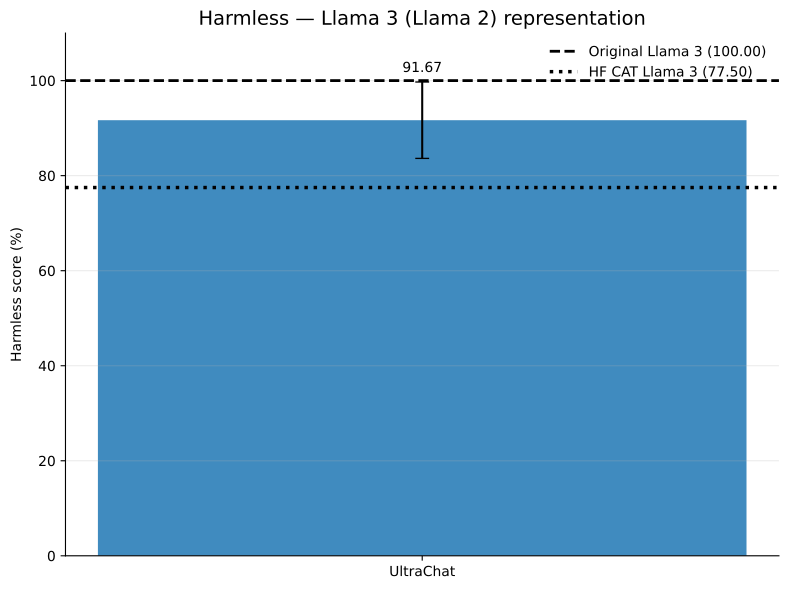

This figure's Python source:
import numpy as np
import matplotlib.pyplot as plt

from pathlib import Path
from matplotlib.backends.backend_pdf import PdfPages


# ============================================================
# Configuration
# ============================================================

MODEL_NAME = "Llama 3 (Llama 2)"
METRIC_NAME = "Harmless"

COLOR = "C0"


# ============================================================
# Representation
# ============================================================

github = (91.67, 8.04)

references = {
    "Original Llama 3": 100.00,
    "HuggingFace CAT Llama 3": 77.50,
}


# ============================================================
# Relative learning-rate representation
#
# All 8 epsilon values are now available.
# ============================================================

eps = np.array([
    0.05,
    0.075,
    0.10,
    0.150,
    0.20,
    0.300,
    0.40,
    0.600,
])

relative = {
    "y": [
        95.83,
        90.83,
        76.67,
        45.83,
        49.17,
        7.50,
        2.50,
        1.67,
    ],
    "err": [
        1.44,
        7.22,
        7.64,
        26.96,
        20.05,
        12.99,
        4.33,
        2.89,
    ],
}


# ============================================================
# Common styling
# ============================================================

def style_axis(ax, title):
    ax.set_title(
        title,
        fontsize=14,
    )

    ax.set_ylabel(
        f"{METRIC_NAME} score (%)"
    )

    ax.set_ylim(
        0,
        110,
    )

    ax.grid(
        axis="y",
        alpha=0.25,
    )

    ax.spines["top"].set_visible(False)
    ax.spines["right"].set_visible(False)


# ============================================================
# Representation bar chart
# ============================================================

def plot_representation():
    fig, ax = plt.subplots(figsize=(8, 6))

    value, error = github

    original = references["Original Llama 3"]
    hf = references["HuggingFace CAT Llama 3"]

    # --------------------------------------------------------
    # GitHub Llama 3 bar
    # --------------------------------------------------------

    bar = ax.bar(
        [0],
        [value],
        yerr=[error],
        capsize=5,
        width=0.55,
        color=COLOR,
        alpha=0.85,
    )[0]

    # --------------------------------------------------------
    # Reference lines
    # --------------------------------------------------------

    ax.axhline(
        original,
        color="black",
        linestyle="--",
        linewidth=2,
        label=f"Original Llama 3 ({original:.2f})",
    )

    ax.axhline(
        hf,
        color="black",
        linestyle=":",
        linewidth=2.5,
        label=f"HF CAT Llama 3 ({hf:.2f})",
    )

    # --------------------------------------------------------
    # Numerical value
    # --------------------------------------------------------

    ax.text(
        bar.get_x() + bar.get_width() / 2,
        value + error + 1.5,
        f"{value:.2f}",
        ha="center",
        va="bottom",
        fontsize=10,
    )

    # --------------------------------------------------------
    # X axis
    # --------------------------------------------------------

    ax.set_xticks([0])

    ax.set_xticklabels([
        "UltraChat"
    ])

    # --------------------------------------------------------
    # Styling
    # --------------------------------------------------------

    style_axis(
        ax,
        f"{METRIC_NAME} — {MODEL_NAME} representation",
    )

    ax.legend(
        frameon=False,
        loc="best",
    )

    fig.tight_layout()

    return fig


# ============================================================
# Relative learning-rate plot
# ============================================================

def plot_relative_lr():
    fig, ax = plt.subplots(figsize=(10, 6))

    y = np.array(
        relative["y"],
        dtype=float,
    )

    err = np.array(
        relative["err"],
        dtype=float,
    )

    # --------------------------------------------------------
    # Line + markers
    # --------------------------------------------------------

    ax.plot(
        eps,
        y,
        marker="o",
        markersize=7,
        linewidth=2,
        color=COLOR,
        label="UltraChat",
    )

    # --------------------------------------------------------
    # Error bars
    # --------------------------------------------------------

    ax.errorbar(
        eps,
        y,
        yerr=err,
        fmt="none",
        capsize=4,
        color=COLOR,
    )

    # --------------------------------------------------------
    # X axis
    # --------------------------------------------------------

    ax.set_xlabel(
        r"Configuration multiplier $s$"
    )

    ax.set_xticks(eps)

    ax.set_xticklabels([
        "0.05",
        "0.075",
        "0.10",
        "0.150",
        "0.20",
        "0.300",
        "0.40",
        "0.600",
    ])

    # --------------------------------------------------------
    # Styling
    # --------------------------------------------------------

    style_axis(
        ax,
        f"{METRIC_NAME} — {MODEL_NAME} relative learning rate",
    )

    ax.legend(
        frameon=False,
    )

    fig.tight_layout()

    return fig


# ============================================================
# Generate
# ============================================================

figures = [
    plot_representation(),
    plot_relative_lr(),
]


# ============================================================
# Save ALL figures to ONE multipage PDF
#
# The PDF gets the same filename and location as this script.
# ============================================================

script_path = Path(__file__).resolve()
pdf_path = script_path.with_suffix(".pdf")

with PdfPages(pdf_path) as pdf:
    for fig in figures:
        pdf.savefig(
            fig,
            bbox_inches="tight",
        )

print(
    f"Saved {len(figures)} figures to:\n"
    f"{pdf_path}"
)


# ============================================================
# Display
# ============================================================

plt.show()
